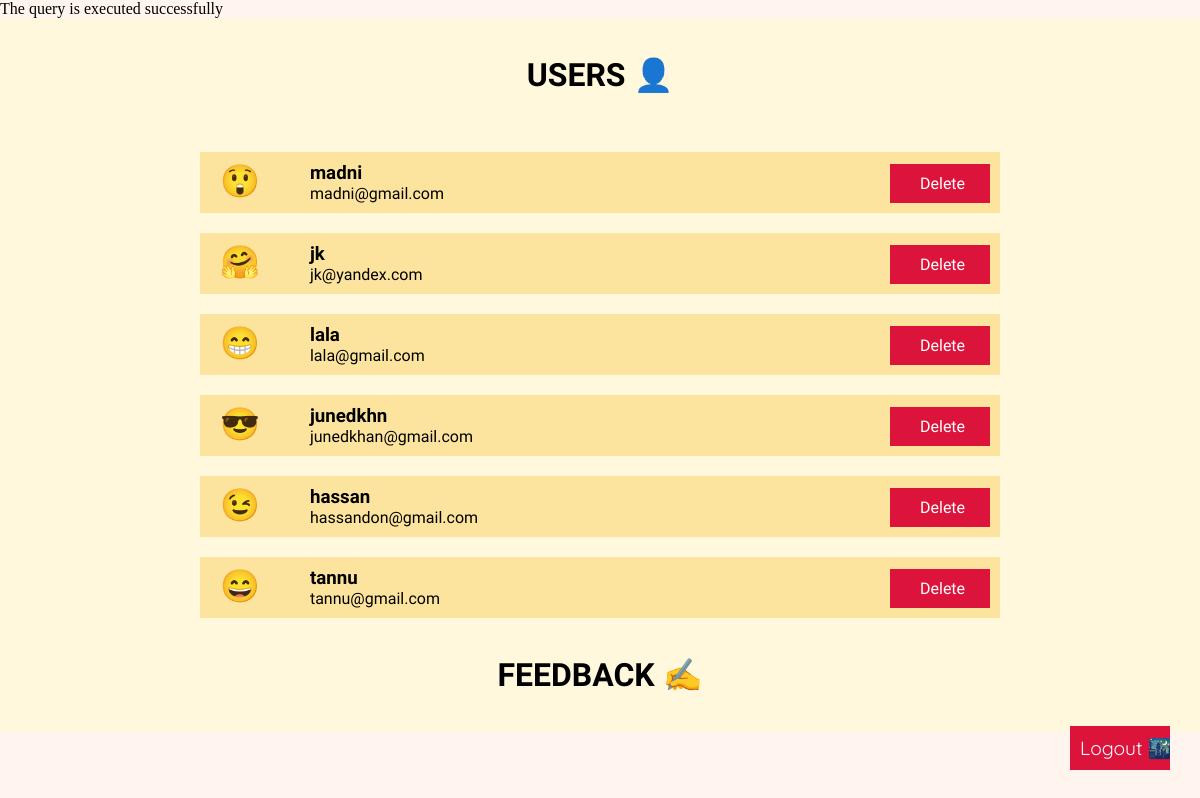
/myadmin.php, run on the app's committed database.
### tables this page shows
CREATE TABLE `users` (
  `id` int(50) NOT NULL,
  `username` varchar(100) NOT NULL,
  `email` varchar(100) NOT NULL,
  `password` varchar(100) NOT NULL,
  `emoji` varchar(100) NOT NULL
);

### myadmin.php (the view, shortened to what this page needs)
<?php
include '_dbconnect.php';
$sql = "SELECT * FROM users";
$result  = mysqli_query($con, $sql);
?>
<!DOCTYPE html>
<html lang="en">
<head>
    <link rel="stylesheet" href="style.css">
</head>
<body class="adminbody">
<div class="admindataholder">
<br>
<br>
<h1>USERS 👤</h1>
<br>
<br>
<?php
while($row = $result->fetch_assoc()):
?>
            <div class="admindata">
                    <div>
                    <h1><?php echo $row['emoji'] ?></h1>
                    </div>
                    <div>
                        <h3><?php echo $row['username'] ?></h3>
                        <p><?php echo $row['email'] ?></p>
                    </div>
                    <div id="admindeletebtn">
                        <a href="?deleteuser=<?php echo $row['id']; ?>">Delete</a>
                    </div>
            </div>
<?php endwhile; ?>
<br>
<br>
<h1>FEEDBACK ✍️</h1>
<br>
<br>
</div>
                                <form action="logout.php" method="post">
                                    <input  id="adminlogoutbtn" type="submit" value="Logout 🌃">
                                </form>
</body>
</html>

### style.css (style rules this page uses)
* { margin: 0; padding: 0; box-sizing: border-box; }
html { margin: 0; padding: 0; }
body { background-color: #FFF5EE; }
form { font-family: "Quicksand", sans-serif; }
form input { width: 100%; padding: 10px; background-color: transparent; border: none; border-radius: 5px; outline: none; font-size: 1.2rem; font-family: "Quicksand", sans-serif; }
.admindataholder { display: flex; align-items: center; justify-content: center; flex-direction: column; background-color: cornsilk; font-family: "Lexend", sans-serif; }
.admindata { position: relative; width: 800px; padding: 10px 20px; display: flex; justify-content:flex-start; float: left; gap: 50px; flex-wrap: wrap; margin-top: 20px; background-color: #FDE49E; }
#admindeletebtn { background-color: crimson; padding: 10px 30px; width: 100px; position: absolute; bottom: 10; right: 10; }
#admindeletebtn a { text-decoration: none; color: white; }
#adminlogoutbtn { position: fixed; bottom: 0; width: 100px; right: 0; margin: 30px; background-color: crimson; border-radius: 0px ; color: aliceblue; }
.adminbody { position: relative; }

### data on the page
users: emoji "😲", username "madni", email "madni@gmail.com"
users: emoji "🤗", username "jk", email "jk@yandex.com"
users: emoji "😁", username "lala", email "lala@gmail.com"
users: emoji "😎", username "junedkhn", email "junedkhan@gmail.com"
users: emoji "😉", username "hassan", email "hassandon@gmail.com"
users: emoji "😄", username "tannu", email "tannu@gmail.com"
